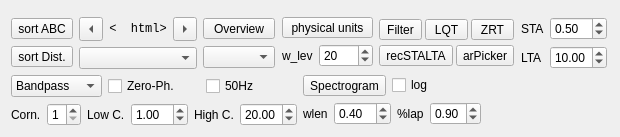
         <widget class="QWidget" name="qWidget_mpl">
          <layout class="QVBoxLayout" name="qVBoxLayout_mpl">
           <item>
            <widget class="QMplCanvas" name="qMplCanvas" native="true">
             <property name="sizePolicy">
              <sizepolicy hsizetype="Expanding" vsizetype="Expanding">
               <horstretch>99</horstretch>
               <verstretch>99</verstretch>
              </sizepolicy>
             </property>
             <property name="maximumSize">
              <size>
               <width>16777215</width>
               <height>16777215</height>
              </size>
             </property>
             <property name="cursor">
              <cursorShape>CrossCursor</cursorShape>
             </property>
             <property name="mouseTracking">
              <bool>true</bool>
             </property>
             <property name="focusPolicy">
              <enum>Qt::StrongFocus</enum>
             </property>
            </widget>
           </item>
           <item>
            <widget class="QSplitter" name="qSplitter_horizontal_new">
             <property name="sizePolicy">
              <sizepolicy hsizetype="Minimum" vsizetype="Preferred">
               <horstretch>0</horstretch>
               <verstretch>0</verstretch>
              </sizepolicy>
             </property>
             <property name="frameShape">
              <enum>QFrame::NoFrame</enum>
             </property>
             <property name="frameShadow">
              <enum>QFrame::Plain</enum>
             </property>
             <property name="orientation">
              <enum>Qt::Horizontal</enum>
             </property>
             <property name="handleWidth">
              <number>8</number>
             </property>
             <widget class="QWidget" name="xxx">
              <layout class="QHBoxLayout" name="horizontalLayout_2">
               <property name="spacing">
                <number>6</number>
               </property>
               <property name="sizeConstraint">
                <enum>QLayout::SetDefaultConstraint</enum>
               </property>
               <item>
                <layout class="QHBoxLayout" name="horizontalLayout_6">
                 <property name="sizeConstraint">
                  <enum>QLayout::SetMinimumSize</enum>
                 </property>
                 <item>
                  <layout class="QVBoxLayout" name="verticalLayout_6">
                   <item>
                    <widget class="QToolButton" name="qToolButton_sort_abc">
                     <property name="focusPolicy">
                      <enum>Qt::NoFocus</enum>
                     </property>
                     <property name="toolTip">
                      <string>sort streams alphabetically</string>
                     </property>
                     <property name="text">
                      <string>sort ABC</string>
                     </property>
                    </widget>
                   </item>
                   <item>
                    <widget class="QToolButton" name="qToolButton_sort_distance">
                     <property name="focusPolicy">
                      <enum>Qt::NoFocus</enum>
                     </property>
                     <property name="toolTip">
                      <string>sort streams by epicentral distance</string>
                     </property>
                     <property name="text">
                      <string>sort Dist.</string>
                     </property>
                    </widget>
                   </item>
                  </layout>
                 </item>
                 <item>
                  <layout class="QVBoxLayout" name="VerticalLayout">
                   <property name="spacing">
                    <number>6</number>
                   </property>
                   <property name="sizeConstraint">
                    <enum>QLayout::SetDefaultConstraint</enum>
                   </property>
                   <property name="topMargin">
                    <number>0</number>
                   </property>
                   <item>
                    <layout class="QHBoxLayout" name="horizontalLayout_13">
                     <item>
                      <widget class="QToolButton" name="qToolButton_previousStream">
                       <property name="sizePolicy">
                        <sizepolicy hsizetype="Maximum" vsizetype="Expanding">
                         <horstretch>0</horstretch>
                         <verstretch>0</verstretch>
                        </sizepolicy>
                       </property>
                       <property name="focusPolicy">
                        <enum>Qt::NoFocus</enum>
                       </property>
                       <property name="text">
                        <string>&lt;</string>
                       </property>
                       <property name="arrowType">
                        <enum>Qt::LeftArrow</enum>
                       </property>
                      </widget>
                     </item>
                     <item>
                      <widget class="QLabel" name="qLabel_streamNumber">
                       <property name="sizePolicy">
                        <sizepolicy hsizetype="Preferred" vsizetype="Fixed">
                         <horstretch>0</horstretch>
                         <verstretch>0</verstretch>
                        </sizepolicy>
                       </property>
                       <property name="font">
                        <font>
                         <family>Monospace</family>
                        </font>
                       </property>
                       <property name="styleSheet">
                        <string notr="true"/>
                       </property>
                       <property name="text">
                        <string>&lt;!DOCTYPE HTML PUBLIC &quot;-//W3C//DTD HTML 4.0//EN&quot; &quot;http://www.w3.org/TR/REC-html40/strict.dtd&quot;&gt;
&lt;  html&gt;&lt;head&gt;&lt;meta name=&quot;qrichtext&quot; content=&quot;1&quot; /&gt;&lt;style type=&quot;text/css&quot;&gt;
p, l  i { white-space: pre-wrap; }
&lt;  /style&gt;&lt;/head&gt;&lt;body style=&quot; font-family:'Monospace'; font-size:10pt; font-weight:400; font-style:normal;&quot;&gt;
&lt;  p align=&quot;center&quot; style=&quot; margin-top:0px; margin-bottom:0px; margin-left:0px; margin-right:0px; -qt-block-indent:0; text-indent:0px;&quot;&gt;00/00&lt;/p&gt;&lt;/body&gt;&lt;/html&gt;</string>
                       </property>
                       <property name="alignment">
                        <set>Qt::AlignCenter</set>
                       </property>
                      </widget>
                     </item>
                     <item>
                      <widget class="QToolButton" name="qToolButton_nextStream">
                       <property name="sizePolicy">
                        <sizepolicy hsizetype="Maximum" vsizetype="Minimum">
                         <horstretch>0</horstretch>
                         <verstretch>0</verstretch>
                        </sizepolicy>
                       </property>
                       <property name="focusPolicy">
                        <enum>Qt::NoFocus</enum>
                       </property>
                       <property name="text">
                        <string>&gt;</string>
                       </property>
                       <property name="arrowType">
                        <enum>Qt::RightArrow</enum>
                       </property>
                      </widget>
                     </item>
                    </layout>
                   </item>
                   <item>
                    <widget class="QComboBox" name="qComboBox_streamName">
                     <property name="sizePolicy">
                      <sizepolicy hsizetype="Preferred" vsizetype="Fixed">
                       <horstretch>0</horstretch>
                       <verstretch>0</verstretch>
                      </sizepolicy>
                     </property>
                     <property name="font">
                      <font>
                       <family>Monospace</family>
                      </font>
                     </property>
                     <property name="focusPolicy">
                      <enum>Qt::NoFocus</enum>
                     </property>
                     <property name="styleSheet">
                      <string notr="true"/>
                     </property>
                    </widget>
                   </item>
                  </layout>
                 </item>
                 <item>
                  <layout class="QVBoxLayout" name="verticalLayout_3">
                   <item>
                    <widget class="QToolButton" name="qToolButton_overview">
                     <property name="sizePolicy">
                      <sizepolicy hsizetype="Minimum" vsizetype="Fixed">
                       <horstretch>0</horstretch>
                       <verstretch>0</verstretch>
                      </sizepolicy>
                     </property>
                     <property name="focusPolicy">
                      <enum>Qt::NoFocus</enum>
                     </property>
                     <property name="text">
                      <string>Overview</string>
                     </property>
                     <property name="checkable">
                      <bool>true</bool>
                     </property>
                    </widget>
                   </item>
                   <item>
                    <widget class="QComboBox" name="qComboBox_phaseType">
                     <property name="sizePolicy">
                      <sizepolicy hsizetype="Minimum" vsizetype="Fixed">
                       <horstretch>0</horstretch>
                       <verstretch>0</verstretch>
                      </sizepolicy>
                     </property>
                     <property name="focusPolicy">
                      <enum>Qt::NoFocus</enum>
                     </property>
                    </widget>
                   </item>
                  </layout>
                 </item>
                </layout>
               </item>
               <item>
                <layout class="QHBoxLayout" name="horizontalLayout_12">
                 <item>
                  <spacer name="horizontalSpacer_XX">
                   <property name="orientation">
                    <enum>Qt::Horizontal</enum>
                   </property>
                   <property name="sizeType">
                    <enum>QSizePolicy::Expanding</enum>
                   </property>
                   <property name="sizeHint" stdset="0">
                    <size>
                     <width>1</width>
                     <height>10</height>
                    </size>
                   </property>
                  </spacer>
                 </item>
                 <item>
                  <layout class="QVBoxLayout" name="verticalLayout_9aa">
                   <item>
                    <layout class="QHBoxLayout" name="horizontalLayout_16aa">
                     <item>
                      <widget class="QToolButton" name="qToolButton_physical_units">
                       <property name="sizePolicy">
                        <sizepolicy hsizetype="Minimum" vsizetype="Fixed">
                         <horstretch>0</horstretch>
                         <verstretch>0</verstretch>
                        </sizepolicy>
                       </property>
                       <property name="focusPolicy">
                        <enum>Qt::NoFocus</enum>
                       </property>
                       <property name="toolTip">
                        <string>Convert to physical units doing instrument correction (config: section &quot;main&quot;, option &quot;physical_units&quot;; either &quot;velocity&quot;, &quot;displacement&quot; or &quot;acceleration&quot;)</string>
                       </property>
                       <property name="text">
                        <string>physical units</string>
                       </property>
                       <property name="checkable">
                        <bool>true</bool>
                       </property>
                      </widget>
                     </item>
                    </layout>
                   </item>
                   <item>
                    <layout class="QHBoxLayout" name="horizontalLayout_14aa">
                     <item>
                      <widget class="QLabel" name="qLabel_waterlevel">
                       <property name="text">
                        <string>w_lev</string>
                       </property>
                      </widget>
                     </item>
                     <item>
                      <widget class="QDoubleSpinBox" name="qDoubleSpinBox_waterlevel">
                       <property name="focusPolicy">
                        <enum>Qt::ClickFocus</enum>
                       </property>
                       <property name="decimals">
                        <number>0</number>
                       </property>
                       <property name="maximum">
                        <double>1000.000000000000000</double>
                       </property>
                       <property name="singleStep">
                        <double>5.000000000000000</double>
                       </property>
                       <property name="value">
                        <double>20.000000000000000</double>
                       </property>
                      </widget>
                     </item>
                    </layout>
                   </item>
                  </layout>
                 </item>
                 <item>
                  <layout class="QVBoxLayout" name="verticalLayout_8">
                   <property name="spacing">
                    <number>3</number>
                   </property>
                   <item>
                    <layout class="QHBoxLayout" name="horizontalLayout_17">
                     <item>
                      <widget class="QToolButton" name="qToolButton_filter">
                       <property name="sizePolicy">
                        <sizepolicy hsizetype="Minimum" vsizetype="Fixed">
                         <horstretch>0</horstretch>
                         <verstretch>0</verstretch>
                        </sizepolicy>
                       </property>
                       <property name="focusPolicy">
                        <enum>Qt::NoFocus</enum>
                       </property>
                       <property name="text">
                        <string>Filter</string>
                       </property>
                       <property name="checkable">
                        <bool>true</bool>
                       </property>
                      </widget>
                     </item>
                     <item>
                      <widget class="QToolButton" name="qToolButton_rotateLQT">
                       <property name="sizePolicy">
                        <sizepolicy hsizetype="Minimum" vsizetype="Fixed">
                         <horstretch>0</horstretch>
                         <verstretch>0</verstretch>
                        </sizepolicy>
                       </property>
                       <property name="focusPolicy">
                        <enum>Qt::NoFocus</enum>
                       </property>
                       <property name="text">
                        <string>LQT</string>
                       </property>
                       <property name="checkable">
                        <bool>true</bool>
                       </property>
                      </widget>
                     </item>
                     <item>
                      <widget class="QToolButton" name="qToolButton_rotateZRT">
                       <property name="sizePolicy">
                        <sizepolicy hsizetype="Minimum" vsizetype="Fixed">
                         <horstretch>0</horstretch>
                         <verstretch>0</verstretch>
                        </sizepolicy>
                       </property>
                       <property name="focusPolicy">
                        <enum>Qt::NoFocus</enum>
                       </property>
                       <property name="text">
                        <string>ZRT</string>
                       </property>
                       <property name="checkable">
                        <bool>true</bool>
                       </property>
                      </widget>
                     </item>
                    </layout>
                   </item>
                   <item>
                    <layout class="QHBoxLayout" name="horizontalLayout_15">
                     <item>
                      <widget class="QToolButton" name="qToolButton_trigger">
                       <property name="sizePolicy">
                        <sizepolicy hsizetype="Minimum" vsizetype="Fixed">
                         <horstretch>0</horstretch>
                         <verstretch>0</verstretch>
                        </sizepolicy>
                       </property>
                       <property name="focusPolicy">
                        <enum>Qt::NoFocus</enum>
                       </property>
                       <property name="text">
                        <string>recSTALTA</string>
                       </property>
                       <property name="checkable">
                        <bool>true</bool>
                       </property>
                      </widget>
                     </item>
                     <item>
                      <widget class="QToolButton" name="qToolButton_arpicker">
                       <property name="sizePolicy">
                        <sizepolicy hsizetype="Minimum" vsizetype="Fixed">
                         <horstretch>0</horstretch>
                         <verstretch>0</verstretch>
                        </sizepolicy>
                       </property>
                       <property name="focusPolicy">
                        <enum>Qt::NoFocus</enum>
                       </property>
                       <property name="text">
                        <string>arPicker</string>
                       </property>
                       <property name="arrowType">
                        <enum>Qt::NoArrow</enum>
                       </property>
                      </widget>
                     </item>
                    </layout>
                   </item>
                  </layout>
                 </item>
                 <item>
                  <spacer name="horizontalSpacer_5">
                   <property name="orientation">
                    <enum>Qt::Horizontal</enum>
                   </property>
                   <property name="sizeType">
                    <enum>QSizePolicy::Expanding</enum>
                   </property>
                   <property name="sizeHint" stdset="0">
                    <size>
                     <width>1</width>
                     <height>20</height>
                    </size>
                   </property>
                  </spacer>
                 </item>
                 <item>
                  <layout class="QVBoxLayout" name="verticalLayout_9">
                   <item>
                    <layout class="QHBoxLayout" name="horizontalLayout_16">
                     <item>
                      <widget class="QLabel" name="qLabel_sta">
                       <property name="text">
                        <string>STA</string>
                       </property>
                      </widget>
                     </item>
                     <item>
                      <widget class="QDoubleSpinBox" name="qDoubleSpinBox_sta">
                       <property name="focusPolicy">
                        <enum>Qt::ClickFocus</enum>
                       </property>
                       <property name="singleStep">
                        <double>0.100000000000000</double>
                       </property>
                       <property name="value">
                        <double>0.500000000000000</double>
                       </property>
                      </widget>
                     </item>
                    </layout>
                   </item>
                   <item>
                    <layout class="QHBoxLayout" name="horizontalLayout_14">
                     <item>
                      <widget class="QLabel" name="qLabel_lta">
                       <property name="text">
                        <string>LTA</string>
                       </property>
                      </widget>
                     </item>
                     <item>
                      <widget class="QDoubleSpinBox" name="qDoubleSpinBox_lta">
                       <property name="focusPolicy">
                        <enum>Qt::ClickFocus</enum>
                       </property>
                       <property name="value">
                        <double>10.000000000000000</double>
                       </property>
                      </widget>
                     </item>
                    </layout>
                   </item>
                  </layout>
                 </item>
                 <item>
                  <spacer name="horizontalSpacer_4">
                   <property name="orientation">
                    <enum>Qt::Horizontal</enum>
                   </property>
                   <property name="sizeType">
                    <enum>QSizePolicy::Expanding</enum>
                   </property>
                   <property name="sizeHint" stdset="0">
                    <size>
                     <width>1</width>
                     <height>10</height>
                    </size>
                   </property>
                  </spacer>
                 </item>
                </layout>
               </item>
               <item>
                <spacer name="horizontalSpacer_2">
                 <property name="orientation">
                  <enum>Qt::Horizontal</enum>
                 </property>
                 <property name="sizeType">
                  <enum>QSizePolicy::Expanding</enum>
                 </property>
                 <property name="sizeHint" stdset="0">
                  <size>
                   <width>1</width>
                   <height>10</height>
                  </size>
                 </property>
                </spacer>
               </item>
              </layout>
             </widget>
            </widget>
           </item>
           <item>
            <widget class="QSplitter" name="qSplitter_horizontal_new2">
             <property name="sizePolicy">
              <sizepolicy hsizetype="Minimum" vsizetype="Preferred">
               <horstretch>0</horstretch>
               <verstretch>0</verstretch>
              </sizepolicy>
             </property>
             <property name="frameShape">
              <enum>QFrame::NoFrame</enum>
             </property>
             <property name="frameShadow">
              <enum>QFrame::Plain</enum>
             </property>
             <property name="orientation">
              <enum>Qt::Horizontal</enum>
             </property>
             <property name="handleWidth">
              <number>8</number>
             </property>
             <widget class="QWidget" name="yyy">
              <layout class="QHBoxLayout" name="horizontalLayout_2b">
               <property name="spacing">
                <number>6</number>
               </property>
               <property name="sizeConstraint">
                <enum>QLayout::SetDefaultConstraint</enum>
               </property>
               <item>
                <layout class="QVBoxLayout" name="verticalLayout_5">
                 <item>
                  <layout class="QHBoxLayout" name="horizontalLayout_11">
                   <item>
                    <widget class="QComboBox" name="qComboBox_filterType">
                     <property name="focusPolicy">
                      <enum>Qt::NoFocus</enum>
                     </property>
                     <item>
                      <property name="text">
                       <string>Bandpass</string>
                      </property>
                     </item>
                     <item>
                      <property name="text">
                       <string>Bandstop</string>
                      </property>
                     </item>
                     <item>
                      <property name="text">
                       <string>Lowpass</string>
                      </property>
                     </item>
                     <item>
                      <property name="text">
                       <string>Highpass</string>
                      </property>
                     </item>
                    </widget>
                   </item>
                   <item>
                    <widget class="QCheckBox" name="qCheckBox_zerophase">
                     <property name="focusPolicy">
                      <enum>Qt::NoFocus</enum>
                     </property>
                     <property name="text">
                      <string>Zero-Ph.</string>
                     </property>
                    </widget>
                   </item>
                   <item>
                    <widget class="QCheckBox" name="qCheckBox_50Hz">
                     <property name="focusPolicy">
                      <enum>Qt::NoFocus</enum>
                     </property>
                     <property name="text">
                      <string>50Hz</string>
                     </property>
                    </widget>
                   </item>
                  </layout>
                 </item>
                 <item>
                  <layout class="QHBoxLayout" name="horizontalLayout_10">
                   <item>
                    <widget class="QLabel" name="qLabel_corners">
                     <property name="text">
                      <string>Corn.</string>
                     </property>
                    </widget>
                   </item>
                   <item>
                    <widget class="QDoubleSpinBox" name="qDoubleSpinBox_corners">
                     <property name="focusPolicy">
                      <enum>Qt::NoFocus</enum>
                     </property>
                     <property name="decimals">
                      <number>0</number>
                     </property>
                     <property name="minimum">
                      <double>1.000000000000000</double>
                     </property>
                     <property name="maximum">
                      <double>8.000000000000000</double>
                     </property>
                     <property name="value">
                      <double>1.000000000000000</double>
                     </property>
                    </widget>
                   </item>
                   <item>
                    <widget class="QLabel" name="qLabel_lowpass">
                     <property name="text">
                      <string>Low C.</string>
                     </property>
                    </widget>
                   </item>
                   <item>
                    <widget class="QDoubleSpinBox" name="qDoubleSpinBox_highpass">
                     <property name="focusPolicy">
                      <enum>Qt::ClickFocus</enum>
                     </property>
                     <property name="acceptDrops">
                      <bool>false</bool>
                     </property>
                     <property name="minimum">
                      <double>0.010000000000000</double>
                     </property>
                     <property name="singleStep">
                      <double>0.500000000000000</double>
                     </property>
                     <property name="value">
                      <double>1.000000000000000</double>
                     </property>
                    </widget>
                   </item>
                   <item>
                    <widget class="QLabel" name="qLabel_highpass">
                     <property name="text">
                      <string>High C.</string>
                     </property>
                    </widget>
                   </item>
                   <item>
                    <widget class="QDoubleSpinBox" name="qDoubleSpinBox_lowpass">
                     <property name="focusPolicy">
                      <enum>Qt::ClickFocus</enum>
                     </property>
                     <property name="minimum">
                      <double>0.010000000000000</double>
                     </property>
                     <property name="value">
                      <double>20.000000000000000</double>
                     </property>
                    </widget>
                   </item>
                  </layout>
                 </item>
                </layout>
               </item>
               <item>
                <layout class="QHBoxLayout" name="horizontalLayout_6x">
                 <item>
                  <layout class="QVBoxLayout" name="verticalLayout_7">
                   <item>
                    <layout class="QHBoxLayout" name="horizontalLayout_18">
                     <item>
                      <widget class="QToolButton" name="qToolButton_spectrogram">
                       <property name="focusPolicy">
                        <enum>Qt::NoFocus</enum>
                       </property>
                       <property name="text">
                        <string>Spectrogram</string>
                       </property>
                       <property name="checkable">
                        <bool>true</bool>
                       </property>
                      </widget>
                     </item>
                     <item>
                      <widget class="QCheckBox" name="qCheckBox_spectrogramLog">
                       <property name="focusPolicy">
                        <enum>Qt::NoFocus</enum>
                       </property>
                       <property name="text">
                        <string>log</string>
                       </property>
                      </widget>
                     </item>
                    </layout>
                   </item>
                   <item>
                    <layout class="QHBoxLayout" name="horizontalLayout_19">
                     <item>
                      <widget class="QLabel" name="qLabel_wlen">
                       <property name="text">
                        <string>wlen</string>
                       </property>
                      </widget>
                     </item>
                     <item>
                      <widget class="QDoubleSpinBox" name="qDoubleSpinBox_wlen">
                       <property name="focusPolicy">
                        <enum>Qt::ClickFocus</enum>
                       </property>
                       <property name="suffix">
                        <string/>
                       </property>
                       <property name="minimum">
                        <double>0.100000000000000</double>
                       </property>
                       <property name="maximum">
                        <double>99.989999999999995</double>
                       </property>
                       <property name="singleStep">
                        <double>0.100000000000000</double>
                       </property>
                       <property name="value">
                        <double>0.400000000000000</double>
                       </property>
                      </widget>
                     </item>
                     <item>
                      <widget class="QLabel" name="qLabel_perlap">
                       <property name="text">
                        <string>%lap</string>
                       </property>
                      </widget>
                     </item>
                     <item>
                      <widget class="QDoubleSpinBox" name="qDoubleSpinBox_perlap">
                       <property name="focusPolicy">
                        <enum>Qt::ClickFocus</enum>
                       </property>
                       <property name="maximum">
                        <double>0.990000000000000</double>
                       </property>
                       <property name="singleStep">
                        <double>0.050000000000000</double>
                       </property>
                       <property name="value">
                        <double>0.900000000000000</double>
                       </property>
                      </widget>
                     </item>
                    </layout>
                   </item>
                  </layout>
                 </item>
                </layout>
               </item>
               <item>
                <spacer name="horizontalSpacer_X">
                 <property name="orientation">
                  <enum>Qt::Horizontal</enum>
                 </property>
                 <property name="sizeType">
                  <enum>QSizePolicy::Expanding</enum>
                 </property>
                 <property name="sizeHint" stdset="0">
                  <size>
                   <width>1</width>
                   <height>10</height>
                  </size>
                 </property>
                </spacer>
               </item>
              </layout>
             </widget>
            </widget>
           </item>
          </layout>
         </widget>
